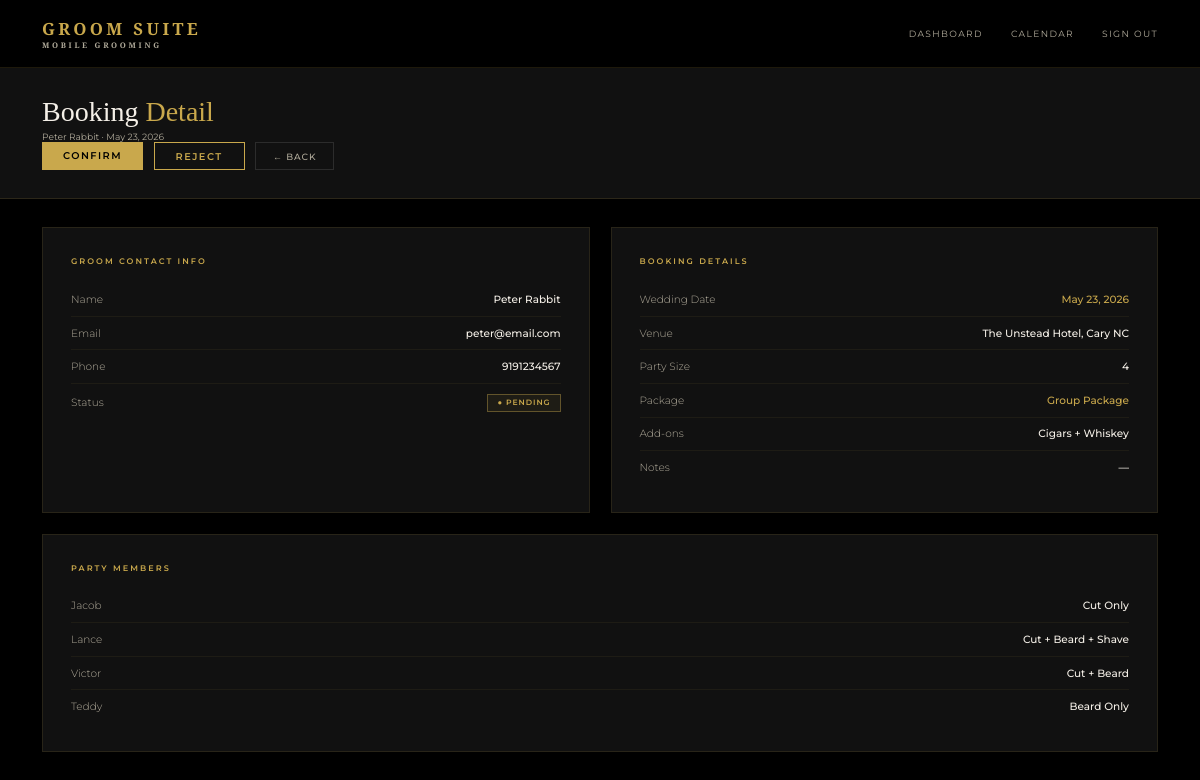
Page /admin/booking/1 (signed in) on the committed database.
### models.py (models this page shows)
class User(UserMixin, db.Model):
    id = db.Column(db.Integer, primary_key=True)
    name = db.Column(db.String(100), nullable=False)
    email = db.Column(db.String(120), unique=True, nullable=False)
    password = db.Column(db.String(200), nullable=False)
    role = db.Column(db.String(20), default='client')
    phone = db.Column(db.String(20))
    password_changed = db.Column(db.Boolean, default=False)
    bookings = db.relationship('Booking', backref='client', lazy=True)

class Booking(db.Model):
    id = db.Column(db.Integer, primary_key=True)
    wedding_date = db.Column(db.String(50), nullable=False)
    venue = db.Column(db.String(200), nullable=False)
    start_time = db.Column(db.String(20))
    party_size = db.Column(db.Integer, default=1)
    package = db.Column(db.String(100))
    addons = db.Column(db.String(200))
    notes = db.Column(db.Text)
    status = db.Column(db.String(20), default='pending')
    created_at = db.Column(db.DateTime, default=datetime.utcnow)
    user_id = db.Column(db.Integer, db.ForeignKey('user.id'), nullable=False)
    party_members = db.relationship('PartyMember', backref='booking', lazy=True)

class PartyMember(db.Model):
    id = db.Column(db.Integer, primary_key=True)
    name = db.Column(db.String(100), nullable=False)
    service = db.Column(db.String(100), nullable=False)
    booking_id = db.Column(db.Integer, db.ForeignKey('booking.id'), nullable=False)

### routes.py (the view)
    @app.route('/admin/booking/<int:id>')
    @login_required
    @admin_required
    def booking_detail(id):
        booking = Booking.query.get_or_404(id)
        return render_template('admin/booking_detail.html', booking=booking)

### app.py (called while the page is built)
@app.template_filter('format_date')
def format_date(value):
    try:
        return datetime.strptime(value, '%Y-%m-%d').strftime('%B %d, %Y')
    except:
        return value

### auth.py (called while the page is built)
def register_routes(app, login_manager):
    @login_manager.user_loader
    def load_user(user_id):
        return db.session.get(User, int(user_id))
    @app.route('/login', methods=['GET', 'POST'])
    def login():
        if request.method == 'POST':
            email = request.form.get('email')
            password = request.form.get('password')
            user = User.query.filter_by(email=email).first()
            if user and check_password_hash(user.password, password):
                login_user(user)
                if user.role == 'admin':
                    return redirect(url_for('index'))
                return redirect(url_for('portal'))
            flash('Invalid email or password')
        return render_template('login.html')
    @app.route('/logout')
    @login_required
    def logout():
        logout_user()
        return redirect(url_for('index'))

### routes.py (called while the page is built)
def admin_required(f):
    @wraps(f)
    def decorated_function(*args, **kwargs):
        if not current_user.is_authenticated or current_user.role != 'admin':
            return redirect(url_for('index'))
        return f(*args, **kwargs)
    return decorated_function

### templates/admin/booking_detail.html (shortened to what this page needs)
{% extends 'base.html' %}
{% block content %}
<div class="admin-header">
  <div>
    <h1 class="admin-title">Booking <span>Detail</span></h1>
    <p class="admin-meta">{{ booking.client.name }} · {{ booking.wedding_date | format_date }}</p>
  </div>
  <div style="display:flex;gap:0.75rem;">
    {% if booking.status == 'pending' %}
    <a href="{{ url_for('confirm_booking', id=booking.id) }}" class="btn-gold" style="width:auto;padding:0.55rem 1.5rem;">Confirm</a>
    <a href="{{ url_for('reject_booking', id=booking.id) }}" class="btn-outline" style="padding:0.55rem 1.5rem;">Reject</a>
    {% endif %}
    <a href="{{ url_for('admin_dashboard') }}" class="btn-ghost">← Back</a>
  </div>
</div>
<div class="portal-body">
  <div class="portal-card">
    <div class="portal-card-title">Groom Contact Info</div>
    <div class="detail-row">
      <span class="detail-label">Name</span>
      <span class="detail-value">{{ booking.client.name }}</span>
    </div>
    <div class="detail-row">
      <span class="detail-label">Email</span>
      <span class="detail-value">{{ booking.client.email }}</span>
    </div>
    <div class="detail-row">
      <span class="detail-label">Phone</span>
      <span class="detail-value">{{ booking.client.phone or '—' }}</span>
    </div>
    <div class="detail-row">
      <span class="detail-label">Status</span>
      <span class="badge badge-{{ booking.status }}">● {{ booking.status|capitalize }}</span>
    </div>
  </div>
  <div class="portal-card">
    <div class="portal-card-title">Booking Details</div>
    <div class="detail-row">
      <span class="detail-label">Wedding Date</span>
      <span class="detail-value gold">{{ booking.wedding_date | format_date }}</span>
    </div>
    <div class="detail-row">
      <span class="detail-label">Venue</span>
      <span class="detail-value">{{ booking.venue }}</span>
    </div>
    <div class="detail-row">
      <span class="detail-label">Party Size</span>
      <span class="detail-value">{{ booking.party_size }}</span>
    </div>
    <div class="detail-row">
      <span class="detail-label">Package</span>
      <span class="detail-value gold">{{ booking.package or 'TBD' }}</span>
    </div>
    <div class="detail-row">
      <span class="detail-label">Add-ons</span>
      <span class="detail-value">{{ booking.addons or 'None' }}</span>
    </div>
    <div class="detail-row">
      <span class="detail-label">Notes</span>
      <span class="detail-value">{{ booking.notes or '—' }}</span>
    </div>
  </div>
  <div class="portal-card span-2">
    <div class="portal-card-title">Party Members</div>
    {% if booking.party_members %}
      {% for member in booking.party_members %}
      <div class="detail-row">
        <span class="detail-label">{{ member.name }}</span>
        <span class="detail-value">{{ member.service }}</span>
      </div>
      {% endfor %}
    {% else %}
      <p style="color:var(--white-dim);font-size:0.75rem;">No party members added yet.</p>
    {% endif %}
  </div>
</div>
{% endblock %}

### static/css/style.css (style rules this page uses)
*, *::before, *::after { box-sizing: border-box; margin: 0; padding: 0; }
:root { --gold: #C9A84C; --gold-light: #E8C96A; --gold-dim: #8a6f2e; --black: #000000; --black-2: #111111; --black-3: #1A1A1A; --black-5: #2C2C2C; --white: #F5F0E8; --white-dim: #b0aa9a; --font-display: 'Cormorant Garamond', serif; --font-body: 'Montserrat', sans-serif; }
html { font-size: 14px; }
body { font-family: var(--font-body); background: var(--black); color: var(--white); min-height: 100vh; }
.btn-gold { display: inline-block; width: auto; padding: 0.65rem 1.5rem; background: var(--gold); color: var(--black); font-family: var(--font-body); font-size: 0.7rem; font-weight: 600; letter-spacing: 0.15em; text-transform: uppercase; border: none; cursor: pointer; transition: background 0.2s; text-decoration: none; text-align: center; }
.btn-outline { display: inline-block; padding: 0.65rem 1.5rem; background: transparent; color: var(--gold); font-family: var(--font-body); font-size: 0.7rem; font-weight: 600; letter-spacing: 0.15em; text-transform: uppercase; border: 1px solid var(--gold); cursor: pointer; transition: all 0.2s; text-decoration: none; }
.btn-ghost { display: inline-block; padding: 0.55rem 1.2rem; background: transparent; color: var(--white-dim); font-family: var(--font-body); font-size: 0.65rem; font-weight: 500; letter-spacing: 0.1em; text-transform: uppercase; border: 1px solid var(--black-5); cursor: pointer; transition: all 0.2s; text-decoration: none; }
.span-2 { grid-column: span 2; }
.admin-header { padding: 2rem 3rem; background: var(--black-2); border-bottom: 1px solid rgba(201,168,76,0.15); }
.admin-title { font-family: var(--font-display); font-size: 2rem; font-weight: 300; }
.admin-title span { color: var(--gold); }
.admin-meta { font-size: 0.65rem; color: var(--white-dim); margin-top: 0.25rem; }
.badge { display: inline-flex; align-items: center; gap: 0.3rem; padding: 0.25rem 0.65rem; font-size: 0.55rem; letter-spacing: 0.12em; text-transform: uppercase; font-weight: 600; border: 1px solid; }
.badge-pending { border-color: rgba(201,168,76,0.4); color: var(--gold); background: rgba(201,168,76,0.07); }
.portal-body { padding: 2rem 3rem; display: grid; grid-template-columns: 1fr 1fr; gap: 1.5rem; }
.portal-card { background: var(--black-2); border: 1px solid rgba(201,168,76,0.12); padding: 2rem; }
.portal-card-title { font-size: 0.58rem; letter-spacing: 0.25em; text-transform: uppercase; color: var(--gold); margin-bottom: 1.2rem; font-weight: 600; }
.detail-row { display: flex; justify-content: space-between; align-items: center; padding: 0.7rem 0; border-bottom: 1px solid rgba(201,168,76,0.07); font-size: 0.75rem; }
.detail-row:last-child { border-bottom: none; }
.detail-label { color: var(--white-dim); font-weight: 300; }
.detail-value { color: var(--white); font-weight: 500; }
.detail-value.gold { color: var(--gold); }

### rows in the picture
User: client.name "Peter Rabbit", client.email "peter@email.com", client "9191234567"
Booking: wedding_date "May 23, 2026", status "PENDING", venue "The Unstead Hotel, Cary NC", party_size "4", package "Group Package", addons "Cigars + Whiskey", notes "—"
PartyMember: name "Jacob", service "Cut Only"
PartyMember: name "Lance", service "Cut + Beard + Shave"
PartyMember: name "Victor", service "Cut + Beard"
PartyMember: name "Teddy", service "Beard Only"
